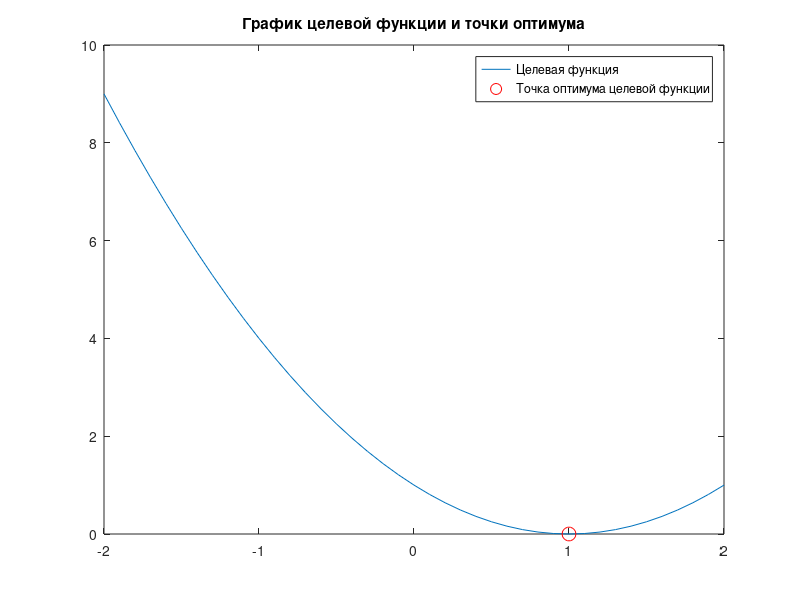

Write the MATLAB code that produced this figure.
close all;

%                    Функция fminbnd
%   fminbnd(fun, x1, x2) – функция скалярной нелинейной минимизации с ограничениями (x1 < х < х2). 
%   Алгоритм базируется на методе золотого сечения и квадратичной интерполяции

%% Определение целевой функции
polynom = @(x) (x-1).^2;

%% Поиск точки оптимума
x = fminbnd(polynom, -2, 2);

%% Построение графиков
plot(-2:0.1:2, polynom(-2:0.1:2))
hold on
plot(x,polynom(x), 'ro', 'MarkerSize', 10)
title("График целевой функции и точки оптимума")
legend('Целевая функция', 'Точка оптимума целевой функции')
